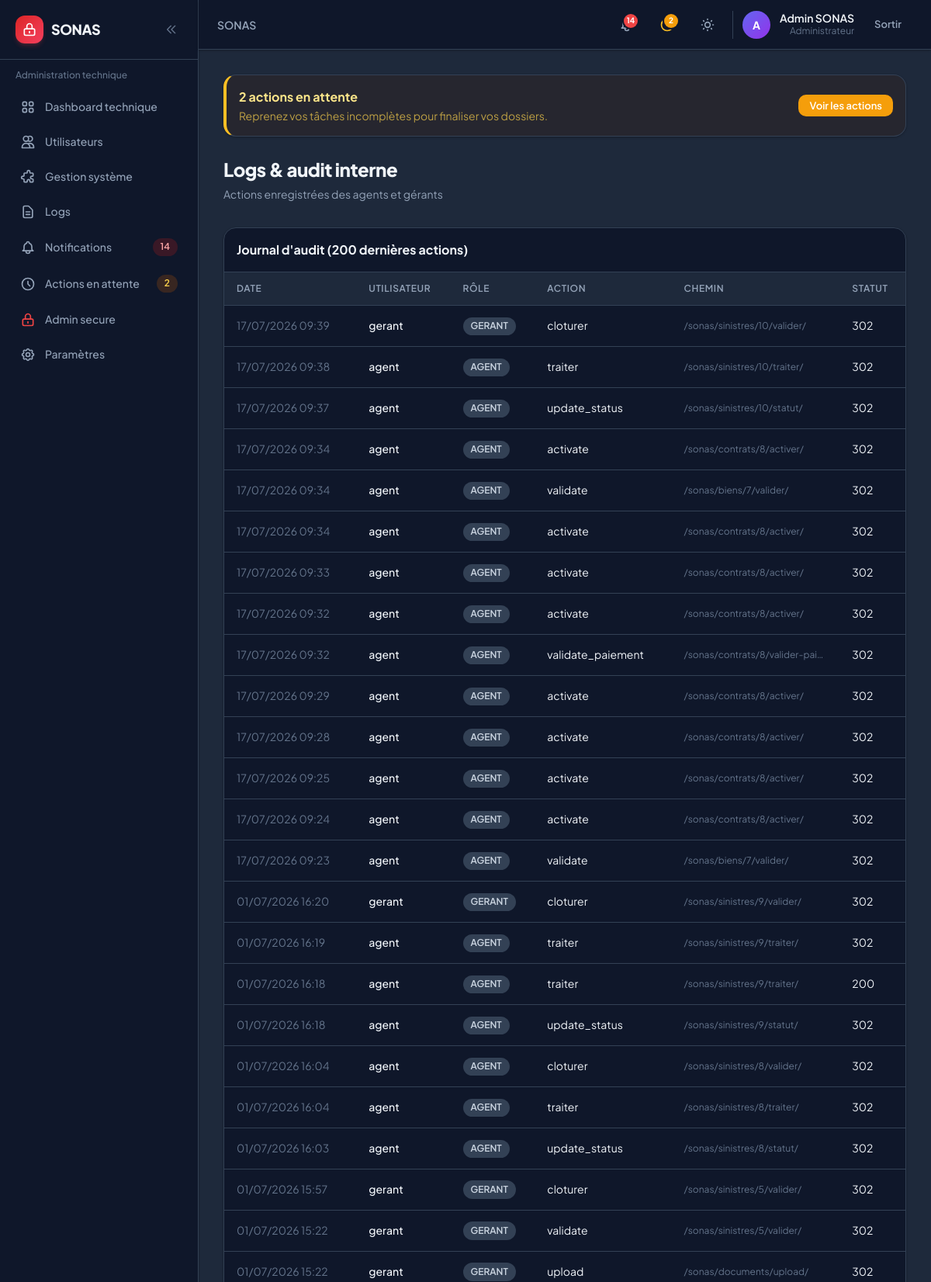
Screenshot of /sonas/logs/ (signed in, upper part) with the database file from the repository.
### accounts/models.py (models this page shows, shortened)
class User(AbstractUser):
    role = models.CharField(
        max_length=10,
        choices=UserRole.choices,
        default=UserRole.CLIENT,
        db_index=True,
    )
    phone = models.CharField(max_length=20, blank=True)
    theme_preference = models.CharField(
        max_length=10,
        choices=[('light', 'Clair'), ('dark', 'Sombre'), ('system', 'Système')],
        default='system',
    )
    created_at = models.DateTimeField(auto_now_add=True)
    updated_at = models.DateTimeField(auto_now=True)
    class Meta:
        verbose_name = 'Utilisateur'
        verbose_name_plural = 'Utilisateurs'
    @property
    def is_client(self):
        return self.role == UserRole.CLIENT
    @property
    def is_admin_user(self):
        return self.role == UserRole.ADMIN
    @property
    def is_internal(self):
        return self.role in (UserRole.AGENT, UserRole.GERANT, UserRole.ADMIN)

### core/models.py (models this page shows, shortened)
class AuditLog(models.Model):
    user = models.ForeignKey(
        settings.AUTH_USER_MODEL,
        on_delete=models.SET_NULL,
        null=True,
        blank=True,
        related_name='audit_logs',
    )
    username = models.CharField(max_length=150)
    role = models.CharField(max_length=10, blank=True)
    action = models.CharField(max_length=120)
    method = models.CharField(max_length=10, default='POST')
    path = models.CharField(max_length=500)
    status_code = models.PositiveSmallIntegerField(default=200)
    details = models.TextField(blank=True)
    ip_address = models.GenericIPAddressField(null=True, blank=True)
    created_at = models.DateTimeField(auto_now_add=True, db_index=True)
    class Meta:
        verbose_name = 'Journal audit'
        verbose_name_plural = 'Journaux audit'
        ordering = ['-created_at']

### core/views.py (the view)
@admin_required
def admin_logs(request):
    from core.models import AuditLog
    audit_logs = AuditLog.objects.select_related('user').all()[:200]
    log_path = settings.BASE_DIR / 'logs' / 'sonas.log'
    file_lines = []
    if log_path.exists():
        with open(log_path, encoding='utf-8', errors='replace') as f:
            file_lines = list(reversed(f.readlines()[-50:]))
    return render(request, 'core/admin_logs.html', {
        'audit_logs': audit_logs,
        'file_lines': file_lines,
    })

### notifications/services.py (called while the page is built)
def get_pending_actions_count(user):
    return ActionEnAttente.objects.filter(user=user, is_resolved=False).count()

def get_unread_count(user):
    return Notification.objects.filter(user=user, is_read=False).count()

def get_recent_notifications(user, limit=5):
    return Notification.objects.filter(user=user).order_by('-created_at')[:limit]

### templates/core/admin_logs.html (shortened to what this page needs)
{% extends 'base.html' %}
{% block content %}
<div class="sonas-page-header mb-8">
    <h1>Logs & audit interne</h1>
    <p>Actions enregistrées des agents et gérants</p>
</div>
<div class="sonas-card overflow-hidden mb-8">
    <div class="p-4 border-b border-slate-200 dark:border-slate-700">
        <h2 class="font-bold">Journal d'audit (200 dernières actions)</h2>
    </div>
    <div class="overflow-x-auto">
        <table class="sonas-table">
            <thead>
                <tr>
                    <th>Date</th>
                    <th>Utilisateur</th>
                    <th>Rôle</th>
                    <th>Action</th>
                    <th>Chemin</th>
                    <th>Statut</th>
                </tr>
            </thead>
            <tbody>
                {% for log in audit_logs %}
                <tr>
                    <td class="text-slate-500 whitespace-nowrap">{{ log.created_at|date:"d/m/Y H:i" }}</td>
                    <td class="font-medium">{{ log.username }}</td>
                    <td><span class="sonas-badge sonas-badge-gray">{{ log.role }}</span></td>
                    <td>{{ log.action }}</td>
                    <td class="text-xs text-slate-500 max-w-[200px] truncate" title="{{ log.path }}">{{ log.path }}</td>
                    <td>{{ log.status_code }}</td>
                </tr>
                {% empty %}
                <tr><td colspan="6" class="p-8 text-center text-slate-500">Aucune action enregistrée.</td></tr>
                {% endfor %}
            </tbody>
        </table>
    </div>
</div>
{% endblock %}

### templates/partials/navbar.html (shortened to what this page needs)
<header class="sticky top-0 z-30 sonas-card border-0 border-b rounded-none px-3 sm:px-6 h-14 sm:h-16 flex items-center justify-between shrink-0 gap-2">
    <div class="flex items-center gap-2 sm:gap-4 min-w-0 flex-1">
        <h2 class="text-sm font-semibold text-slate-500 dark:text-slate-400 truncate hidden lg:block">
            {% block page_breadcrumb %}SONAS{% endblock %}
        </h2>
    </div>
    <div class="flex items-center gap-1 sm:gap-3 shrink-0">
        <a href="{% url url_notifications_list %}" class="relative p-2.5 rounded-xl hover:bg-slate-100 dark:hover:bg-slate-800 transition-colors" title="Notifications{% if unread_notifications_count %} ({{ unread_notifications_count }}){% endif %}">
            {% if unread_notifications_count %}
            <span class="absolute top-1.5 right-1.5 min-w-[1.125rem] h-[1.125rem] px-0.5 bg-red-500 rounded-full ring-2 ring-white dark:ring-slate-900 text-[10px] font-bold text-white flex items-center justify-center">{{ unread_notifications_count }}</span>
            {% endif %}
        </a>
        {% if pending_actions_count %}
        <a href="{% url url_pending_actions %}" class="relative p-2.5 rounded-xl hover:bg-slate-100 dark:hover:bg-slate-800 transition-colors" title="Actions en attente ({{ pending_actions_count }})">
            <span class="absolute top-1.5 right-1.5 min-w-[1.125rem] h-[1.125rem] px-0.5 bg-amber-500 rounded-full ring-2 ring-white dark:ring-slate-900 text-[10px] font-bold text-white flex items-center justify-center">{{ pending_actions_count }}</span>
        </a>
        {% endif %}
        <button @click="toggle()" class="p-2.5 rounded-xl hover:bg-slate-100 dark:hover:bg-slate-800 transition-colors" title="Thème">
        </button>
        <div class="hidden sm:flex items-center gap-3 pl-3 border-l border-slate-200 dark:border-slate-700">
            <div class="w-9 h-9 rounded-full bg-gradient-to-br from-indigo-500 to-purple-600 flex items-center justify-center text-white text-sm font-bold">
                {{ user.first_name|first|default:user.username|first|upper }}
            </div>
            <div class="text-right hidden md:block">
                <p class="text-sm font-semibold leading-tight">{{ user.get_full_name|default:user.username }}</p>
                <p class="text-xs text-slate-500">{{ user.get_role_display }}</p>
            </div>
        </div>
        <form method="post" action="{% url 'accounts:logout' %}">
            <button type="submit" class="sonas-btn sonas-btn-ghost sonas-btn-sm">Sortir</button>
        </form>
    </div>
</header>

### static/css/sonas.css (style rules this page uses)
:root { --sonas-primary: #4f46e5; --sonas-primary-hover: #4338ca; --sonas-primary-light: #eef2ff; --sonas-danger: #ef4444; --sonas-warning: #f59e0b; --sonas-success: #10b981; --sonas-surface: #ffffff; --sonas-surface-2: #f8fafc; --sonas-border: #e2e8f0; --sonas-text: #0f172a; --sonas-muted: #64748b; --sonas-radius: 0.75rem; --sonas-radius-lg: 1rem; --sonas-shadow: 0 1px 3px rgb(15 23 42 / 0.06), 0 1px 2px rgb(15 23 42 / 0.04); --sonas-shadow-md: 0 4px 6px -1px rgb(15 23 42 / 0.07), 0 2px 4px -2px rgb(15 23 42 / 0.05); --sonas-shadow-lg: 0 20px 40px -12px rgb(15 23 42 / 0.12); }
.dark { --sonas-primary: #818cf8; --sonas-primary-hover: #a5b4fc; --sonas-primary-light: rgb(79 70 229 / 0.15); --sonas-surface: #0f172a; --sonas-surface-2: #1e293b; --sonas-border: #334155; --sonas-text: #f1f5f9; --sonas-muted: #94a3b8; --sonas-shadow: 0 1px 3px rgb(0 0 0 / 0.3); --sonas-shadow-md: 0 4px 12px rgb(0 0 0 / 0.35); --sonas-shadow-lg: 0 20px 40px rgb(0 0 0 / 0.45); }
body { font-family: 'Plus Jakarta Sans', system-ui, sans-serif; -webkit-font-smoothing: antialiased; }
.sonas-btn { display: inline-flex; align-items: center; justify-content: center; gap: 0.5rem; padding: 0.625rem 1.25rem; font-size: 0.875rem; font-weight: 600; border-radius: 0.625rem; transition: all 0.2s ease; cursor: pointer; border: none; text-decoration: none; line-height: 1.25; }
.sonas-btn-ghost { background: transparent; color: var(--sonas-muted); }
.sonas-btn-sm { padding: 0.375rem 0.875rem; font-size: 0.8125rem; }
.sonas-card { background: var(--sonas-surface); border: 1px solid var(--sonas-border); border-radius: var(--sonas-radius-lg); box-shadow: var(--sonas-shadow); transition: box-shadow 0.2s, border-color 0.2s, transform 0.2s; }
.sonas-badge { display: inline-flex; align-items: center; padding: 0.2rem 0.625rem; font-size: 0.75rem; font-weight: 600; border-radius: 9999px; line-height: 1.4; }
.sonas-badge-gray { background: #f1f5f9; color: #475569; }
.dark .sonas-badge-gray { background: #334155; color: #cbd5e1; }
.sonas-table { width: 100%; font-size: 0.875rem; border-collapse: collapse; }
.sonas-table thead th { text-align: left; padding: 0.75rem 1rem; font-size: 0.75rem; font-weight: 600; text-transform: uppercase; letter-spacing: 0.05em; color: var(--sonas-muted); background: var(--sonas-surface-2); border-bottom: 1px solid var(--sonas-border); }
.sonas-table tbody td { padding: 0.875rem 1rem; border-bottom: 1px solid var(--sonas-border); }
.sonas-page-header h1 { font-size: 1.5rem; font-weight: 800; letter-spacing: -0.02em; color: var(--sonas-text); }
.sonas-page-header p { font-size: 0.875rem; color: var(--sonas-muted); margin-top: 0.25rem; }

### rows the page displays
User: first_name|first "A", get_full_name "Admin SONAS", role "Administrateur"
AuditLog: created_at "17/07/2026 09:39", username "gerant", role "GERANT", action "cloturer", path "/sonas/sinistres/10/valider/", status_code "302"
AuditLog: created_at "17/07/2026 09:38", username "agent", role "AGENT", action "traiter", path "/sonas/sinistres/10/traiter/", status_code "302"
AuditLog: created_at "17/07/2026 09:37", username "agent", role "AGENT", action "update_status", path "/sonas/sinistres/10/statut/", status_code "302"
AuditLog: created_at "17/07/2026 09:34", username "agent", role "AGENT", action "activate", path "/sonas/contrats/8/activer/", status_code "302"
AuditLog: created_at "17/07/2026 09:34", username "agent", role "AGENT", action "validate", path "/sonas/biens/7/valider/", status_code "302"
AuditLog: created_at "17/07/2026 09:34", username "agent", role "AGENT", action "activate", path "/sonas/contrats/8/activer/", status_code "302"
AuditLog: created_at "17/07/2026 09:33", username "agent", role "AGENT", action "activate", path "/sonas/contrats/8/activer/", status_code "302"
AuditLog: created_at "17/07/2026 09:32", username "agent", role "AGENT", action "activate", path "/sonas/contrats/8/activer/", status_code "302"
AuditLog: created_at "17/07/2026 09:32", username "agent", role "AGENT", action "validate_paiement", path "/sonas/contrats/8/valider-pai…", status_code "302"
AuditLog: created_at "17/07/2026 09:29", username "agent", role "AGENT", action "activate", path "/sonas/contrats/8/activer/", status_code "302"
AuditLog: created_at "17/07/2026 09:28", username "agent", role "AGENT", action "activate", path "/sonas/contrats/8/activer/", status_code "302"
AuditLog: created_at "17/07/2026 09:25", username "agent", role "AGENT", action "activate", path "/sonas/contrats/8/activer/", status_code "302"
AuditLog: created_at "17/07/2026 09:24", username "agent", role "AGENT", action "activate", path "/sonas/contrats/8/activer/", status_code "302"
AuditLog: created_at "17/07/2026 09:23", username "agent", role "AGENT", action "validate", path "/sonas/biens/7/valider/", status_code "302"
AuditLog: created_at "01/07/2026 16:20", username "gerant", role "GERANT", action "cloturer", path "/sonas/sinistres/9/valider/", status_code "302"
AuditLog: created_at "01/07/2026 16:19", username "agent", role "AGENT", action "traiter", path "/sonas/sinistres/9/traiter/", status_code "302"
AuditLog: created_at "01/07/2026 16:18", username "agent", role "AGENT", action "traiter", path "/sonas/sinistres/9/traiter/", status_code "200"
AuditLog: created_at "01/07/2026 16:18", username "agent", role "AGENT", action "update_status", path "/sonas/sinistres/9/statut/", status_code "302"
AuditLog: created_at "01/07/2026 16:04", username "agent", role "AGENT", action "cloturer", path "/sonas/sinistres/8/valider/", status_code "302"
AuditLog: created_at "01/07/2026 16:04", username "agent", role "AGENT", action "traiter", path "/sonas/sinistres/8/traiter/", status_code "302"
AuditLog: created_at "01/07/2026 16:03", username "agent", role "AGENT", action "update_status", path "/sonas/sinistres/8/statut/", status_code "302"
AuditLog: created_at "01/07/2026 15:57", username "gerant", role "GERANT", action "cloturer", path "/sonas/sinistres/5/valider/", status_code "302"
AuditLog: created_at "01/07/2026 15:22", username "gerant", role "GERANT", action "validate", path "/sonas/sinistres/5/valider/", status_code "302"
AuditLog: created_at "01/07/2026 15:22", username "gerant", role "GERANT", action "upload", path "/sonas/documents/upload/", status_code "302"

### other values shown
{{ unread_notifications_count }} "14"
{{ pending_actions_count }} "2"
